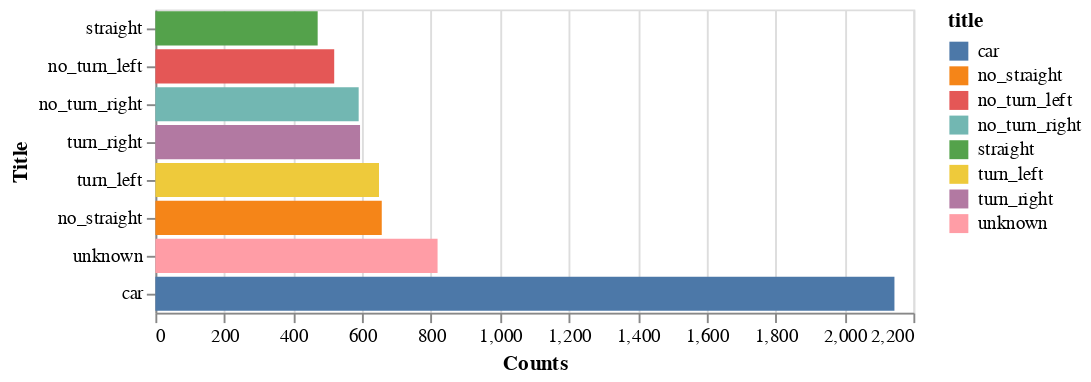

Notebook code for this chart:
### Code cell
alt.Chart(data).mark_bar().encode(
    x=alt.X('counts', axis=alt.Axis(title='Counts')),
    y=alt.Y('title',
        sort=alt.EncodingSortField(field='counts', order='ascending', op='sum'),
        axis=alt.Axis(title='Title')
    ),
    color=alt.Color('title:N')
)

### Figure 1 — Vega-Lite specification as saved in the notebook (floating-point values rounded to 4 significant figures)
{"config": {"view": {"continuousWidth": 400, "continuousHeight": 300}}, "data": {"name": "data-c986b1fa6556f29e142cba4be02a6f6a"}, "mark": "bar", "encoding": {"color": {"field": "title", "type": "nominal"}, "x": {"axis": {"title": "Counts"}, "field": "counts", "type": "quantitative"}, "y": {"axis": {"title": "Title"}, "field": "title", "sort": {"field": "counts", "op": "sum", "order": "ascending"}, "type": "nominal"}}, "$schema": "https://vega.github.io/schema/vega-lite/v4.17.0.json", "datasets": {"data-c986b1fa6556f29e142cba4be02a6f6a": [{"counts": 2145, "title": "car"}, {"counts": 819, "title": "unknown"}, {"counts": 657, "title": "no_straight"}, {"counts": 649, "title": "turn_left"}, {"counts": 594, "title": "turn_right"}, {"counts": 590, "title": "no_turn_right"}, {"counts": 519, "title": "no_turn_left"}, {"counts": 471, "title": "straight"}]}}
